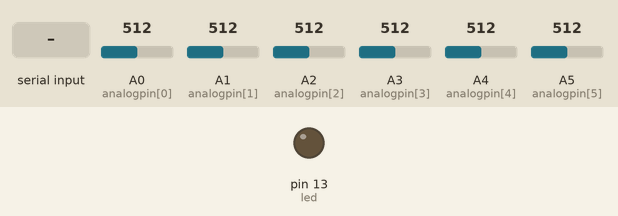
Bench run of a sketch on a simulated Arduino Uno, built with avr-gcc and run on an emulated ATmega328P. Shown: output pins drawn as LEDs (lit = HIGH). Inputs (shaded band) come from the test bench; at power-on: A0 (analogpin[0]) = 512, A1 (analogpin[1]) = 512, A2 (analogpin[2]) = 512, A3 (analogpin[3]) = 512, A4 (analogpin[4]) = 512, A5 (analogpin[5]) = 512.

Above: at 1.2 s.
1.3 s: "a" received over Serial
At 2.3 s:
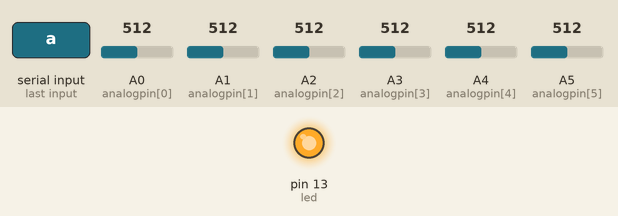
2.8 s: "b" received over Serial
At 3.6 s:
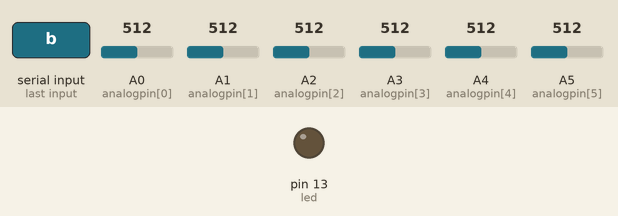
Timing chart, 0 to 5.8 s (numbered marks = the images above; inputs shaded):
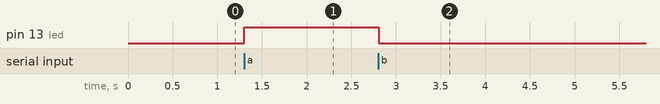

Measured:
- after the input at 1.3 s, pin 13 (led): LOW → HIGH at once
- after the input at 2.8 s, pin 13 (led): HIGH → LOW at once

The sketch:

Bateria_piezoeletro.ino
```cpp
int analogpin[6]={A0,A1,A2,A3,A4,A5};
int estado[6]={0,0,0,0,0,0};
int flag_0 = 1 ,flag_1 = 1, flag_2 = 1, flag_3 = 1, flag_4 = 1, flag_5 = 1;
int led = 13;
int led_flag;
int threshold = 70;
int tempo = 0;
int tempo1 = 0;
void setup() {
  Serial.begin(9600);
  pinMode(led, OUTPUT);
 // for(int i = 0; i < 7; i++){
  //  pinMode(analogpin[i], INPUT);
//  }

  digitalWrite(led, LOW);
}


void loop() {
  lerBotao();
  funcFlag();

  if(Serial.available()){
  led_flag = Serial.read();
    if(led_flag == 'a')
    digitalWrite(led, HIGH);
    if(led_flag == 'b')
    digitalWrite(led, LOW);
  }

  /*Manda mensagem na serial ao apertar o botao*/
  if(estado[0] > threshold && flag_0 == 0 && (millis() - tempo) > 50){
    Serial.write("1\n");
    estado[0] = 0;
    flag_0 = 1;
  }

    if(estado[1] > 50 && flag_1 == 0 && (millis() - tempo) > 50){
    Serial.write("2\n");
    estado[1] = 0;
    flag_1 = 1;
  }
    /*
    if(estado_2 > threshold && flag_2 == 0){
    Serial.write("3\n");
    flag_2 = 1;
  }
    if(estado_3 > threshold && flag_3 == 0){
    Serial.write("4\n");
    flag_3 = 1;
  }
  */
}

void lerBotao(void){
  for(int i = 0; i < 6; i++){
    estado[i] = analogRead(analogpin[i]);
  }
  delay(10);
}

void funcFlag(void){
  if (estado[0] == 0 && flag_0 == 1){
    tempo = millis();
    flag_0 = 0;
  }

  if (estado[1] == 0  && flag_1 == 1){
    tempo1 = millis();
    flag_1 = 0;
  }
  /*
  if (estado_2 < threshold  && flag_2 == 1){
    flag_2 = 0;
  }
  if (estado_3 < threshold  && flag_3 == 1){
    flag_3 = 0;
  }
  */
}
```
